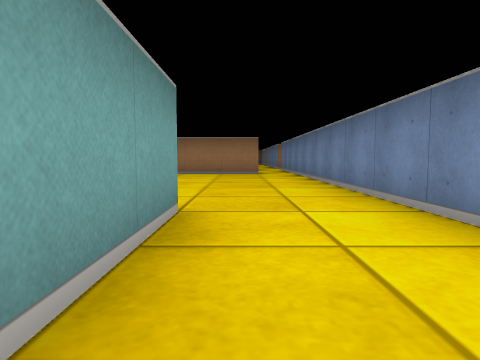
View 1 (above)

17 first-person views from a walk through a cub3D maze. The camera is about half as high as the walls, tilts 4° down and sees 75° across. The floor is counted in squares. Each view is taken from the middle of a square. On the plan, view 1 faces up. The plan holds only what a view shows up to about 9 squares ahead; the rest is blank.

View 2
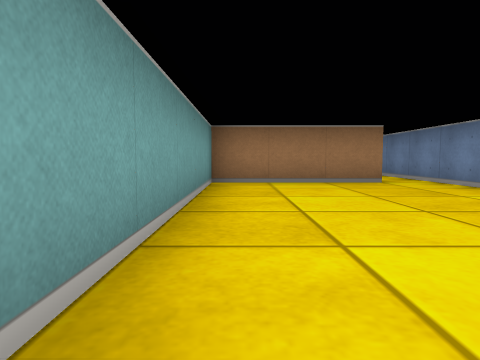

View 3
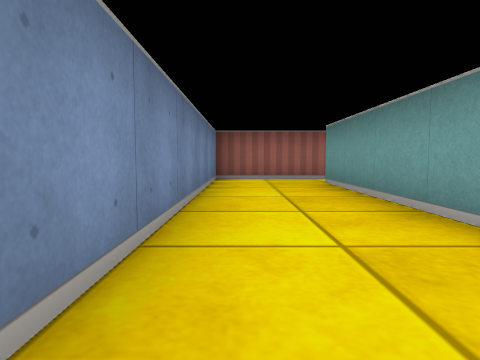

View 4
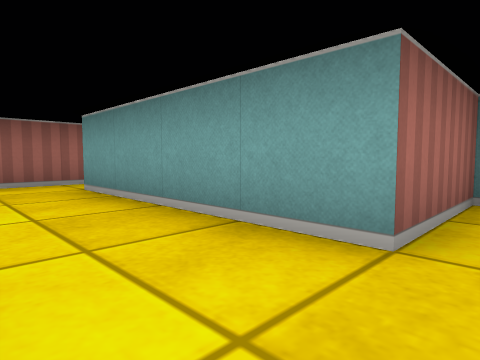

View 5
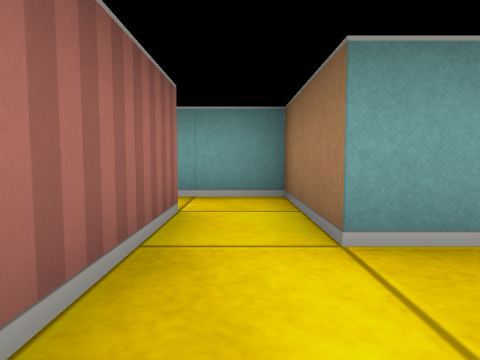

View 6
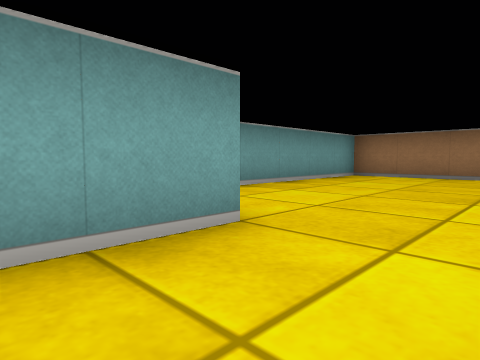

View 7
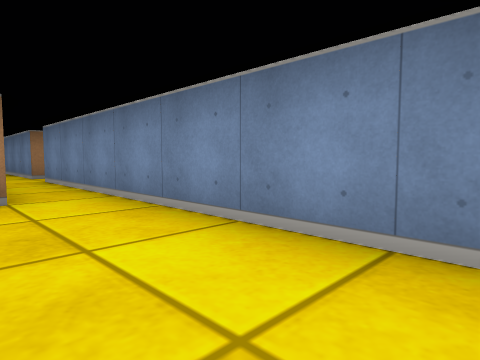

View 8
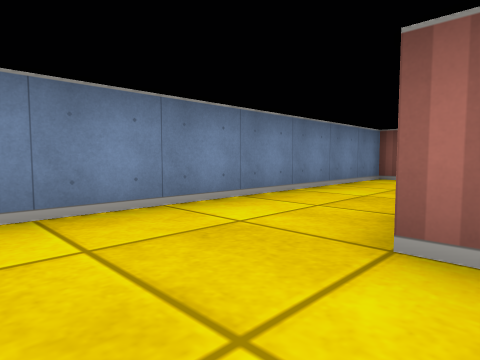

View 9
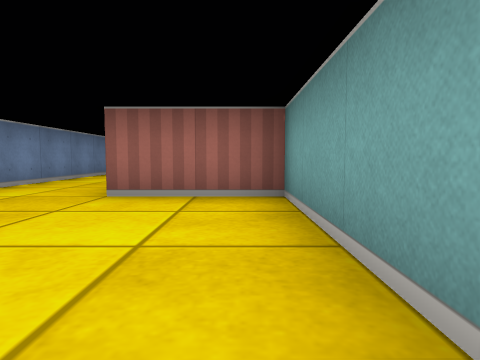

View 10
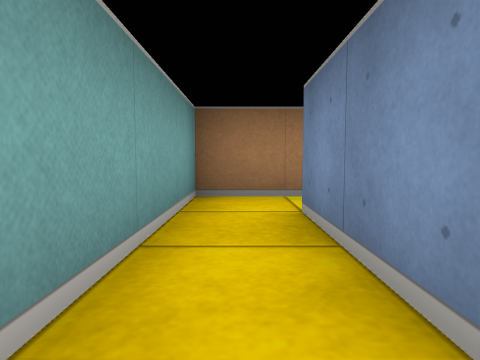

View 11
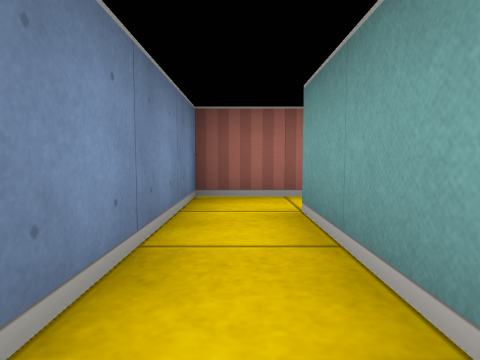

View 12
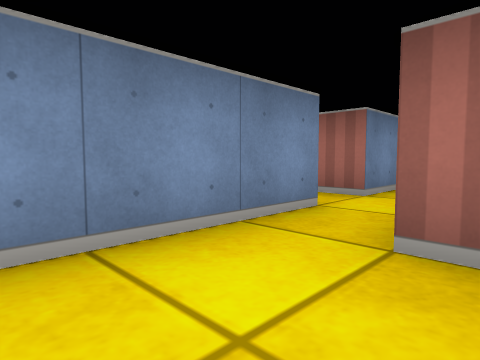

View 13
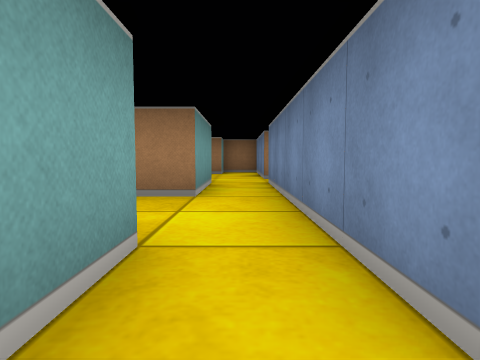

View 14
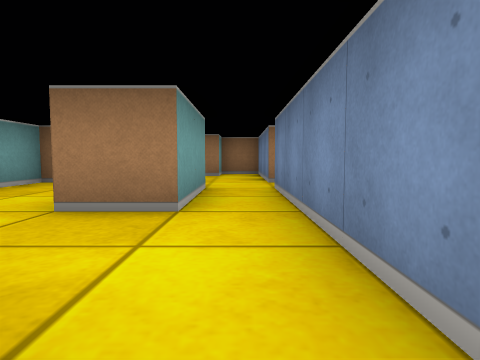

View 15
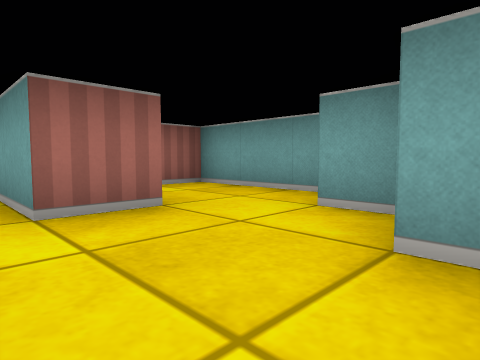

View 16
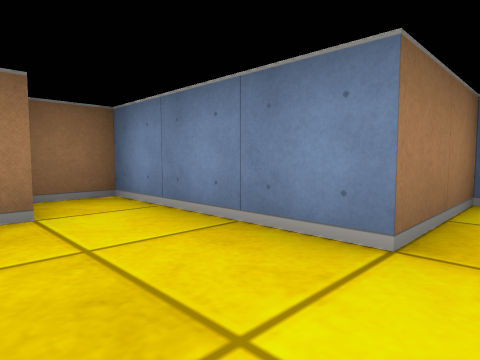

View 17
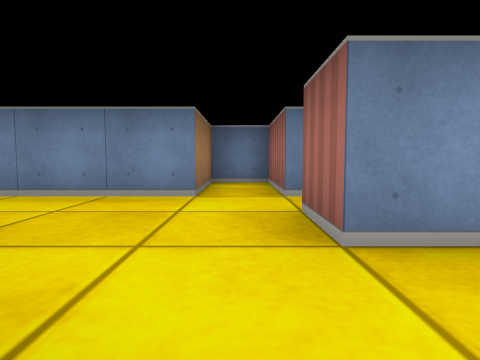

### Floor plan
Points are (right, up) in squares from view 1. A wall is a line through its corners. A room is listed if a view was taken in it or the views show most of it. See-through windows are left out.
Room 1 (views 1, 2, 3, 4, 5, 6, 7, 8, 9)
walls: (0.6, 8.5) (-2.5, 8.5) (-2.5, 2.5) (-0.5, 2.5) (-0.5, -1.5); (-0.5, -2.5) (1.5, -2.5) (1.5, 11.5)
ways out: opening at (-1, -2) to room 3; opening at (1, 11) to room 5
Room 2 (view 10)
walls: (-2.5, -2.5) (-2.5, -4.5); (-2.8, -5.5) (-1.5, -5.5) (-1.5, -2.5)
ways out: opening at (-2, -3.5) to room 3
Room 3 (view 11)
walls: (-1.5, -2.5) (-0.5, -2.5); (-0.5, -1.5) (-2.5, -1.5) (-2.5, -2.5)
ways out: opening at (-1, -2) to room 1; opening at (-2, -3.5) to room 2
Room 4 (views 12, 15, 16, 17)
walls: (-0.5, 16.8) (-0.5, 17.5) (0.5, 17.5) (0.5, 15.5) (-0.5, 15.5); (-1.5, 19.2) (-1.5, 18.5); (-2.5, 18.5) (-2.5, 15.5) (-1.6, 15.5); (1.5, 15.6) (1.5, 17.5) (3.5, 17.5) (3.5, 18.5) (1.5, 18.5) (1.5, 21.5) (0.5, 21.5) (0.5, 20.5) (0.1, 20.5)
ways out: opening at (0, 15) to room 5; opening at (1, 16.5) to room 5
Room 5 (views 13, 14)
walls: (0.5, 13.5) (0.5, 12.6); (1.5, 12.4) (1.5, 15.6); (1.5, 11.5) (2.1, 11.5)
ways out: opening at (1, 11) to room 1; opening at (0, 15) to room 4; opening at (1, 16.5) to room 4

Positions as (right, up) in squares from view 1, and headings:
1: (0, 0), facing up
2: (-2, 3), facing up
3: (1, 4), facing down
4: (1, 3), facing down-left
5: (1, -2), facing left
6: (1, 1), facing up-left
7: (0, 5), facing up-right
8: (-1, 4), facing down-right
9: (-2, 6), facing down
10: (-2, -5), facing up
11: (-2, -2), facing down
12: (0, 15), facing down-right
13: (1, 12), facing up
14: (1, 13), facing up
15: (1, 20), facing down-left
16: (0, 18), facing up-right
17: (-2, 18), facing right
